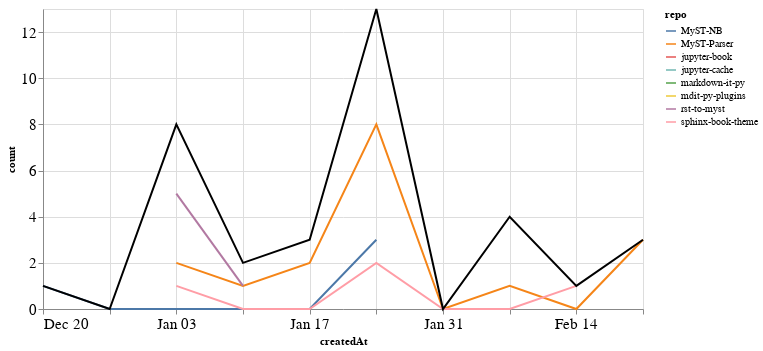

Write notebook code for a chart like this one.
### Markdown cell above
### PRs

### Code cell
prs_time = prs.groupby('repo').resample('W', on='createdAt').count()['author'].reset_index()
prs_time = prs_time.rename(columns={'author': 'count'})
prs_time_total = prs_time.groupby('createdAt').agg({"count": "sum"}).reset_index()

ch1 = alt.Chart(prs_time, width=600).mark_line().encode(
    x='createdAt',
    y='count',
    color='repo',
    tooltip="repo"
)

ch2 = alt.Chart(prs_time_total, width=600).mark_line(color="black").encode(
    x='createdAt',
    y='count',
)

ch1 + ch2

### Figure 1 — Vega-Lite specification as saved in the notebook (floating-point values rounded to 4 significant figures)
{"config": {"axisLeft": {"labelFontSize": 15}, "axisBottom": {"labelFontSize": 15}}, "layer": [{"data": {"name": "data-6753333386b6d8b0f6e29983e8321cff"}, "mark": "line", "encoding": {"color": {"type": "nominal", "field": "repo"}, "tooltip": {"type": "nominal", "field": "repo"}, "x": {"type": "temporal", "field": "createdAt"}, "y": {"type": "quantitative", "field": "count"}}, "width": 600}, {"data": {"name": "data-b5870d19a1e1c3f6d83dd0a750499ecb"}, "mark": {"type": "line", "color": "black"}, "encoding": {"x": {"type": "temporal", "field": "createdAt"}, "y": {"type": "quantitative", "field": "count"}}, "width": 600}], "$schema": "https://vega.github.io/schema/vega-lite/v4.8.1.json", "datasets": {"data-6753333386b6d8b0f6e29983e8321cff": [{"repo": "MyST-NB", "createdAt": "2020-12-20T00:00:00", "count": 1}, {"repo": "MyST-NB", "createdAt": "2020-12-27T00:00:00", "count": 0}, {"repo": "MyST-NB", "createdAt": "2021-01-03T00:00:00", "count": 0}, {"repo": "MyST-NB", "createdAt": "2021-01-10T00:00:00", "count": 0}, {"repo": "MyST-NB", "createdAt": "2021-01-17T00:00:00", "count": 0}, {"repo": "MyST-NB", "createdAt": "2021-01-24T00:00:00", "count": 3}, {"repo": "MyST-Parser", "createdAt": "2021-01-03T00:00:00", "count": 2}, {"repo": "MyST-Parser", "createdAt": "2021-01-10T00:00:00", "count": 1}, {"repo": "MyST-Parser", "createdAt": "2021-01-17T00:00:00", "count": 2}, {"repo": "MyST-Parser", "createdAt": "2021-01-24T00:00:00", "count": 8}, {"repo": "MyST-Parser", "createdAt": "2021-01-31T00:00:00", "count": 0}, {"repo": "MyST-Parser", "createdAt": "2021-02-07T00:00:00", "count": 1}, {"repo": "MyST-Parser", "createdAt": "2021-02-14T00:00:00", "count": 0}, {"repo": "MyST-Parser", "createdAt": "2021-02-21T00:00:00", "count": 3}, {"repo": "jupyter-book", "createdAt": "2021-02-07T00:00:00", "count": 1}, {"repo": "jupyter-cache", "createdAt": "2021-01-17T00:00:00", "count": 1}, {"repo": "markdown-it-py", "createdAt": "2021-02-07T00:00:00", "count": 1}, {"repo": "mdit-py-plugins", "createdAt": "2021-02-07T00:00:00", "count": 1}, {"repo": "rst-to-myst", "createdAt": "2021-01-03T00:00:00", "count": 5}, {"repo": "rst-to-myst", "createdAt": "2021-01-10T00:00:00", "count": 1}, {"repo": "sphinx-book-theme", "createdAt": "2021-01-03T00:00:00", "count": 1}, {"repo": "sphinx-book-theme", "createdAt": "2021-01-10T00:00:00", "count": 0}, {"repo": "sphinx-book-theme", "createdAt": "2021-01-17T00:00:00", "count": 0}, {"repo": "sphinx-book-theme", "createdAt": "2021-01-24T00:00:00", "count": 2}, {"repo": "sphinx-book-theme", "createdAt": "2021-01-31T00:00:00", "count": 0}, {"repo": "sphinx-book-theme", "createdAt": "2021-02-07T00:00:00", "count": 0}, {"repo": "sphinx-book-theme", "createdAt": "2021-02-14T00:00:00", "count": 1}], "data-b5870d19a1e1c3f6d83dd0a750499ecb": [{"createdAt": "2020-12-20T00:00:00", "count": 1}, {"createdAt": "2020-12-27T00:00:00", "count": 0}, {"createdAt": "2021-01-03T00:00:00", "count": 8}, {"createdAt": "2021-01-10T00:00:00", "count": 2}, {"createdAt": "2021-01-17T00:00:00", "count": 3}, {"createdAt": "2021-01-24T00:00:00", "count": 13}, {"createdAt": "2021-01-31T00:00:00", "count": 0}, {"createdAt": "2021-02-07T00:00:00", "count": 4}, {"createdAt": "2021-02-14T00:00:00", "count": 1}, {"createdAt": "2021-02-21T00:00:00", "count": 3}]}}
